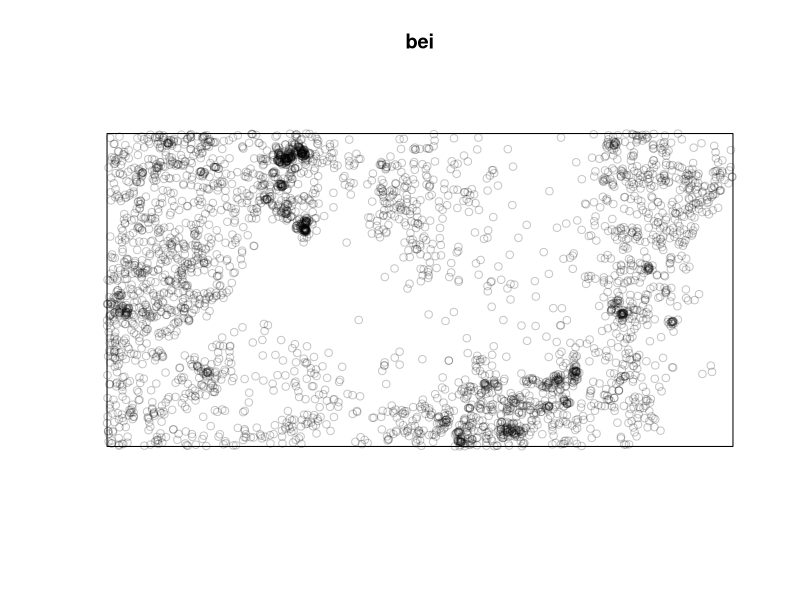
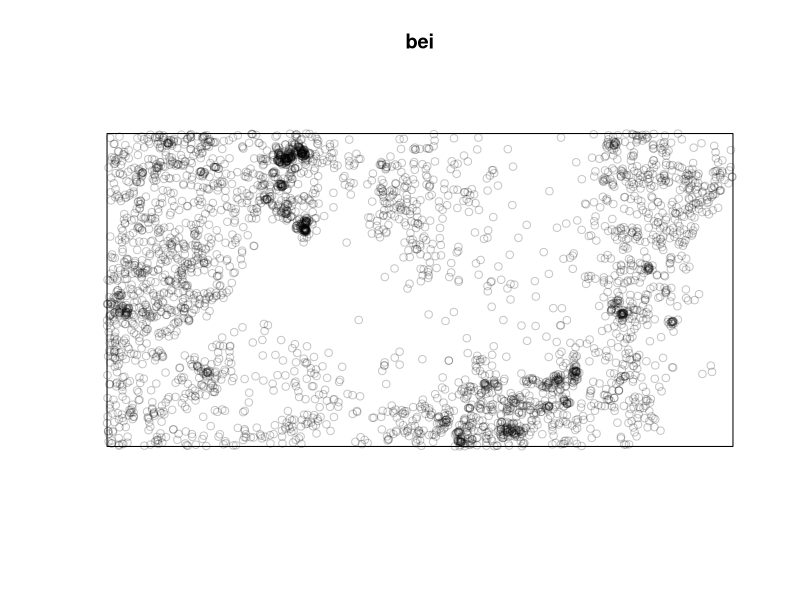
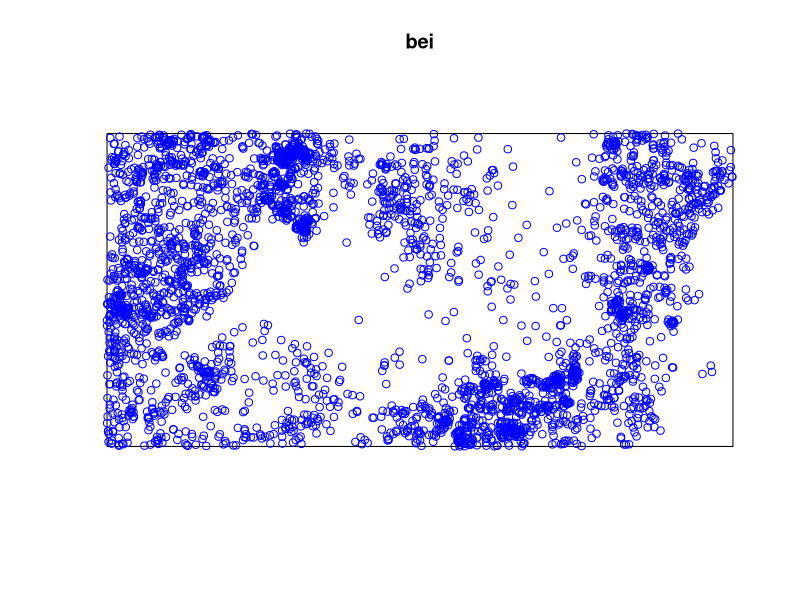
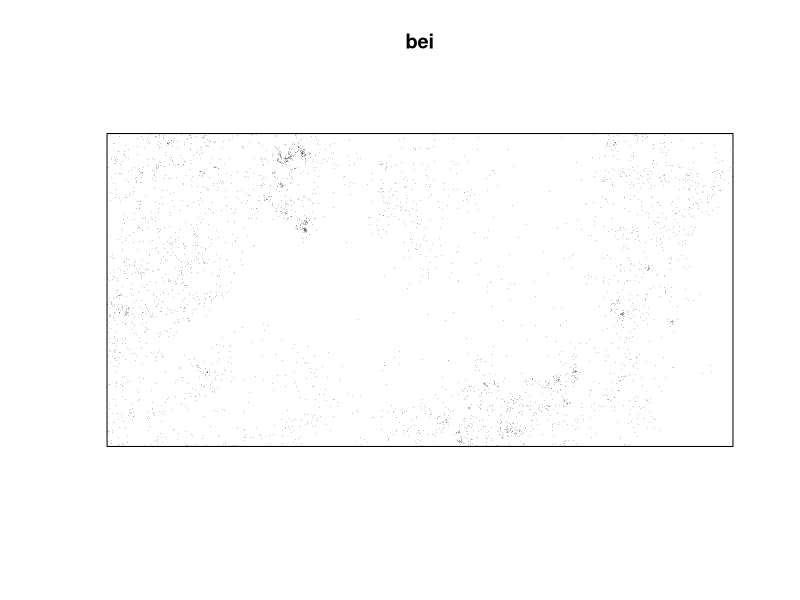

Reproduce these figures in R, in order. (Note: this script raises an error after producing the figures.)
#'      Workshop on analysing spatial point patterns with spatstat
#'                   Aalborg, April 2015
#' 
#'                   Lecturer's R script 
#'                  Session 1: Introduction
#' 
#'         Copyright (c) Adrian Baddeley and Ege Rubak 2015
#' 
library(spatstat)
#' example of a point pattern
plot(bei)
#' [Discuss purposes of analysis]
#' what is 'bei'
bei
class(bei)
#' bei is an object of class 'ppp' (planar point pattern)
plot(bei)
#' plot is a 'generic' R function which does something sensible for any data.
#' For an object X of class 'ppp',
#' the command plot(X) is 'dispatched' as plot.ppp(X)
help(plot.ppp)
plot(bei, cols="blue")
plot(bei, chars=".")
#' web style help display - recommended
help.start()
help(plot.ppp)
#' Read The Help Files!
help(bei)
#' interactive plot
iplot(bei)

#' Make your own point pattern
X <- clickppp()
plot(X)
#' Read data from file
xy <- read.table("Data/phones.txt", header=TRUE)
names(xy)
str(xy)
Phones <- ppp(xy$x, xy$y, c(0, 20), c(0, 10))
Phones
plot(Phones)

#' basic analysis
summary(bei)
#' dispatched to summary.ppp
intensity(bei)
#' [Discuss concept of intensity; dimensions]
